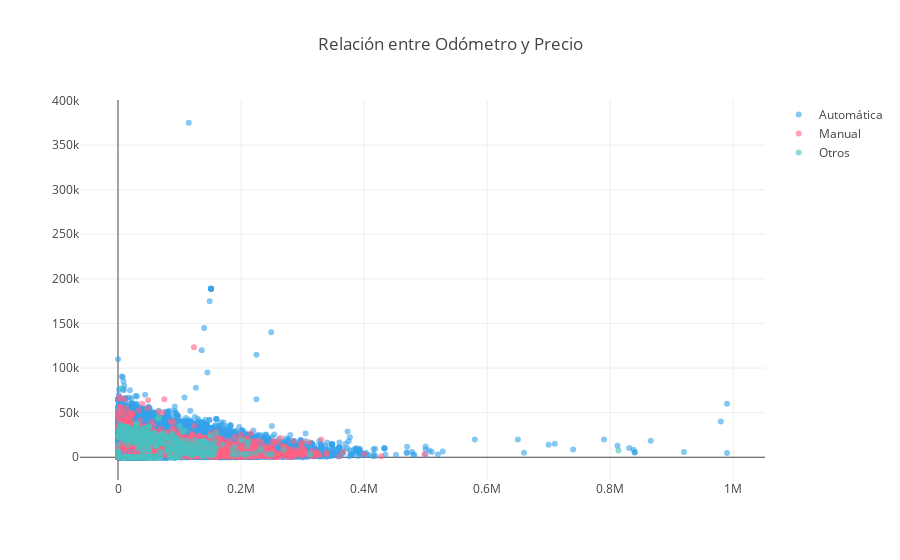

The cell this chart's notebook holds for it:
### Code cell
#
fig = go.Figure()
fig.add_trace(go.Scatter(x=data[data['transmission']=='automatic']['odometer'], y=data[data['transmission']=='automatic']['price'], mode='markers',name='Automática',line=dict(color='rgba(54, 162, 235, 0.6)')))
fig.add_trace(go.Scatter(x=data[data['transmission']=='manual']['odometer'], y=data[data['transmission']=='manual']['price'], mode='markers',name='Manual',line=dict(color='rgba(255, 99, 132, 0.6)')))
fig.add_trace(go.Scatter(x=data[data['transmission']=='other']['odometer'], y=data[data['transmission']=='other']['price'], mode='markers',name='Otros',line=dict(color='rgba(75, 192, 192, 0.6)')))
fig.update_layout(title_text='Relación entre Odómetro y Precio')
fig.show()

### Figure 1 — Plotly figure (JSON) as saved in the notebook; plotly's stock layout.template omitted (floating-point values rounded to 4 significant figures; data arrays with more than 128 entries replaced by an {"elided": "..."} marker saying what was removed)
{"data": [{"line": {"color": "rgba(54, 162, 235, 0.6)"}, "mode": "markers", "name": "Automática", "type": "scatter", "x": {"elided": "46902 float values"}, "y": {"elided": "46902 int values"}}, {"line": {"color": "rgba(255, 99, 132, 0.6)"}, "mode": "markers", "name": "Manual", "type": "scatter", "x": {"elided": "2829 float values"}, "y": {"elided": "2829 int values"}}, {"line": {"color": "rgba(75, 192, 192, 0.6)"}, "mode": "markers", "name": "Otros", "type": "scatter", "x": {"elided": "1794 float values"}, "y": {"elided": "1794 int values"}}], "layout": {"title": {"text": "Relación entre Odómetro y Precio"}}}
